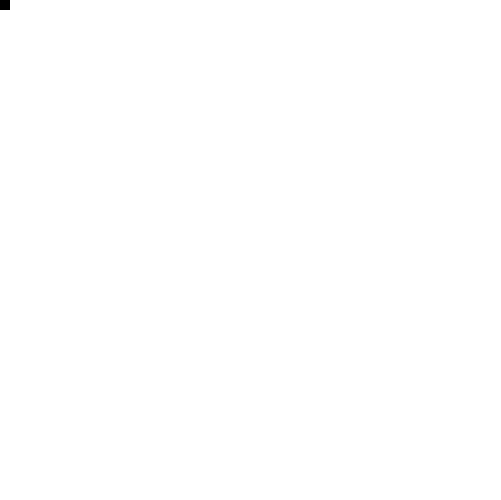
Frame 1 (no input)
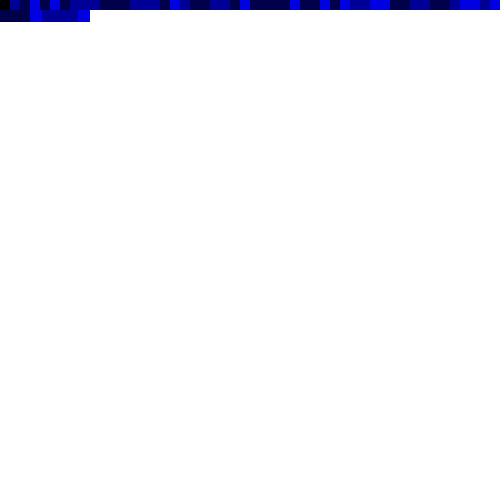
Frame 60 (the mouse pressed at the canvas centre just before this capture)
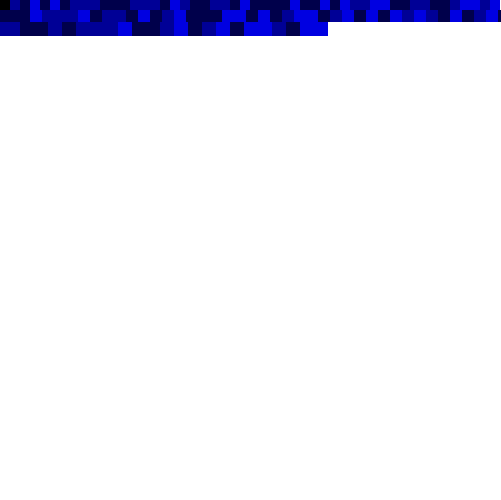
Frame 120 (the mouse held since frame 60 and released just before this capture)

The Processing sketch that drew these frames (run headless with seeded random() and noise(); from frame 60 on, the mouse is pressed at the canvas centre):

// Processing sketch: processing_32549
// ── processing_32549.pde

int x;
int y;
float c;
int g;
int a;
int s=10;

void setup(){
 size(501, 500);
 background(255);
 smooth();
 frameRate(2500);
 
}
void draw(){
  fill(0, 0, g);
  noStroke();
  rect(x, y, s, s);
  
  c = random(0, 3);
  if (c<=2){
    g=150;
  }
  if (c<=1){
    g=75;
  }
  if (c>2){
    g=225;
  }
    x=x+s;
  a=x/2;

 if (x>=500){
   y=y+s;
   x=x-520-s;
   s=s+2;
 }
 
}
